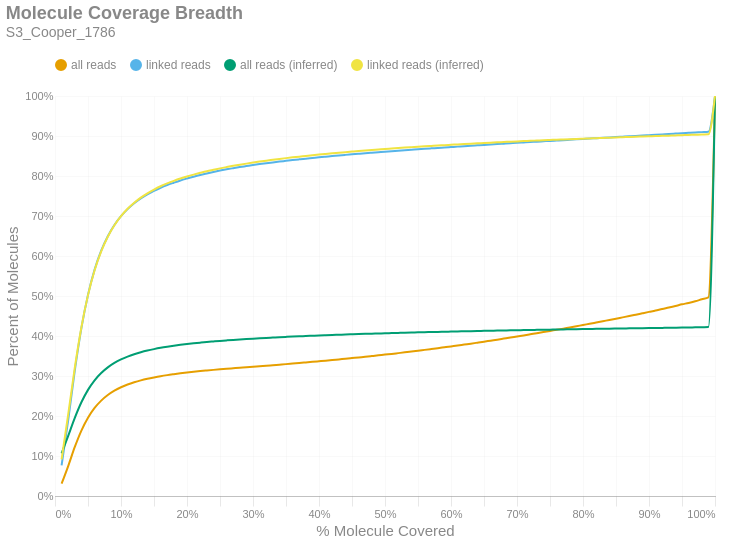

Notebook code cell kept with this figure:
### Markdown cell above
### Molecule Read Coverage
This chart shows molecule coverage breadth as computed by the number of bases aligned to that molecule. In other words, "*how much of each unique long molecule is actually sequenced/aligned?*" Keep in mind there is a distinction between sequences and alignments, since some sequences belonging to a particular molecule may not align well and wouldn't appear in the alignment data. This chart also shows molecule coverage breadth as computed by the *inferred fragment* from which the aligned sequences originate. Unlike read coverage, this calculation takes into account the total insert size, including unsequenced gaps between the forward and reverse reads. Like the previous figures, these are cumulative percents.

### Code cell
if SKIPLR:
    print_html(f"Skipped")
else:
    binned_df = consolidated_hist(valids['coverage_bp'], mask, 0.01, True)
    binned_df_inf = consolidated_hist(valids['coverage_inserts'], mask, 0.01, True)
    binned_df = binned_df.with_columns(pl.lit(binned_df_inf['all reads (cumsum)']).alias('all reads (inferred)'))
    binned_df = binned_df.with_columns(pl.lit(binned_df_inf['linked reads (cumsum)']).alias('linked reads (inferred)'))
    binned_df = binned_df.with_columns(
        (pl.col('bin').cast(pl.Float64) + 0.01).alias('right_edge')
    )

    with SafeRender(binned_df):
        (
            density_plot(binned_df, 'Molecule Coverage Breadth', samplename, 'molcov', ['all reads (inferred)','linked reads (inferred)'])
            .encode(
                #x=alt.X('bin:Q', title="% Molecule Covered").axis(format = '%').scale(padding=0),
                x=alt.X('right_edge:Q', title="% Molecule Covered").axis(format='%').scale(padding=0),
                y=alt.Y('value:Q', title='Percent of Molecules')
                    .axis(format='%')
                    .stack(False)
                    .scale(domainMin=0, padding=0),
                color=alt.Color("key:N").scale(domain = ["all reads", "linked reads", "all reads (inferred)", "linked reads (inferred)"]),
                tooltip = [
                    alt.Tooltip("key:N", title = "Data Type"),
                    alt.Tooltip("range_label:N", title="% Molecule Covered"),
                    alt.Tooltip("value:Q", format = ".2%", title="% Molecules")
                ]
            )
        ).display()

### Figure 1 — Vega-Lite specification as saved in the notebook (floating-point values rounded to 4 significant figures)
{"width": "container", "height": 400, "config": {"title": {"anchor": "start", "dy": -15, "fontSize": 18, "color": "#888888", "subtitleColor": "#888888", "subtitleFontSize": 14}, "arc": {"fill": "#0072B2"}, "axis": {"domainColor": "#888888", "domainWidth": 0.5, "gridWidth": 0.2, "grid": false, "titleFontWeight": 400, "titleFontSize": 15, "labelFontSize": 11, "labelColor": "#888888", "tickColor": "#888888", "tickWidth": 0.2, "titleColor": "#888888"}, "axisBand": {"grid": false}, "axisX": {"grid": true, "tickSize": 10, "domainCap": "round"}, "axisY": {"domain": false, "grid": true, "tickSize": 0, "domainCap": "round"}, "background": "transparent", "header": {"labelFontSize": 15, "labelColor": "#888888", "titleFontSize": 15, "titleFontWeight": 600, "titleColor": "#888888"}, "legend": {"labelFont": "sans-serif", "labelFontSize": 12, "labelColor": "#888888", "symbolSize": 100, "symbolType": "circle", "titleFontSize": 12, "titlePadding": 10, "titleColor": "#888888", "title": null, "orient": "top"}, "range": {"category": ["#E69F00", "#56B4E9", "#009E73", "#F0E442", "#0072B2", "#D55E00", "#CC79A7", "#000000"], "diverging": ["#cfe8f3", "#a2d4ec", "#73bfe2", "#46abdb", "#1696d2", "#12719e"]}, "area": {"fill": "#0072B2", "fillOpacity": 0.7, "line": true, "strokeOpacity": 0.7}, "line": {"color": "#0072B2", "stroke": "#0072B2", "strokeWidth": 2}, "trail": {"color": "#0072B2", "stroke": "#0072B2", "strokeWidth": 0, "size": 1}, "point": {"filled": true, "fillOpacity": 1.0, "size": 95}, "text": {"color": "#888888", "fontSize": 11, "align": "right", "fontWeight": 400, "size": 11}, "bar": {"fill": "#0072B2", "stroke": null}, "view": {"stroke": null, "continuousWidth": 660, "continuousHeight": 400}}, "data": {"name": "data-4527c90368d44e94589f7804f857d1ce"}, "mark": {"type": "line", "interpolate": "monotone", "point": {"opacity": 0, "size": 275}}, "encoding": {"color": {"field": "key", "scale": {"domain": ["all reads", "linked reads", "all reads (inferred)", "linked reads (inferred)"]}, "type": "nominal"}, "tooltip": [{"field": "key", "title": "Data Type", "type": "nominal"}, {"field": "range_label", "title": "% Molecule Covered", "type": "nominal"}, {"field": "value", "format": ".2%", "title": "% Molecules", "type": "quantitative"}], "x": {"axis": {"format": "%"}, "field": "right_edge", "scale": {"padding": 0}, "title": "% Molecule Covered", "type": "quantitative"}, "y": {"axis": {"format": "%"}, "field": "value", "scale": {"domainMin": 0, "padding": 0}, "stack": false, "title": "Percent of Molecules", "type": "quantitative"}}, "params": [{"name": "param_c36ac31b6afebe62", "select": {"type": "point", "fields": ["key"]}, "bind": "legend"}], "title": {"text": "Molecule Coverage Breadth", "subtitle": "S3_Cooper_1786"}, "transform": [{"fold": ["all reads (cumsum)", "linked reads (cumsum)", "all reads (inferred)", "linked reads (inferred)"]}, {"calculate": "replace(datum.key, ' (cumsum)', '')", "as": "key"}, {"filter": {"param": "param_c36ac31b6afebe62"}}], "usermeta": {"embedOptions": {"downloadFileName": "S3_Cooper_1786.molcov"}}, "$schema": "https://vega.github.io/schema/vega-lite/v6.1.0.json", "datasets": {"data-4527c90368d44e94589f7804f857d1ce": [{"bin": "0.0", "interval": "0.0-0.01", "all reads": 0.03083, "linked reads": 0.07656, "all reads (cumsum)": 0.03083, "linked reads (cumsum)": 0.07656, "range_label": "0.0-0.01", "all reads (inferred)": 0.1067, "linked reads (inferred)": 0.09134, "right_edge": 0.01}, {"bin": "0.01", "interval": "0.01-0.02", "all reads": 0.04402, "linked reads": 0.1133, "all reads (cumsum)": 0.07486, "linked reads (cumsum)": 0.1899, "range_label": "0.01-0.02", "all reads (inferred)": 0.1503, "linked reads (inferred)": 0.2038, "right_edge": 0.02}, {"bin": "0.02", "interval": "0.02-0.03", "all reads": 0.04775, "linked reads": 0.1235, "all reads (cumsum)": 0.1226, "linked reads (cumsum)": 0.3134, "range_label": "0.02-0.03", "all reads (inferred)": 0.1954, "linked reads (inferred)": 0.3207, "right_edge": 0.03}, {"bin": "0.03", "interval": "0.03-0.04", "all reads": 0.04101, "linked reads": 0.1062, "all reads (cumsum)": 0.1636, "linked reads (cumsum)": 0.4196, "range_label": "0.03-0.04", "all reads (inferred)": 0.2345, "linked reads (inferred)": 0.422, "right_edge": 0.04}, {"bin": "0.04", "interval": "0.04-0.05", "all reads": 0.03211, "linked reads": 0.08318, "all reads (cumsum)": 0.1957, "linked reads (cumsum)": 0.5028, "range_label": "0.04-0.05", "all reads (inferred)": 0.2653, "linked reads (inferred)": 0.5022, "right_edge": 0.05}, {"bin": "0.05", "interval": "0.05-0.06", "all reads": 0.02435, "linked reads": 0.06308, "all reads (cumsum)": 0.2201, "linked reads (cumsum)": 0.5659, "range_label": "0.05-0.06", "all reads (inferred)": 0.2893, "linked reads (inferred)": 0.5643, "right_edge": 0.06}, {"bin": "0.06", "interval": "0.06-0.07", "all reads": 0.01829, "linked reads": 0.04734, "all reads (cumsum)": 0.2384, "linked reads (cumsum)": 0.6132, "range_label": "0.06-0.07", "all reads (inferred)": 0.3075, "linked reads (inferred)": 0.6115, "right_edge": 0.07}, {"bin": "0.07", "interval": "0.07-0.08", "all reads": 0.01401, "linked reads": 0.0362, "all reads (cumsum)": 0.2524, "linked reads (cumsum)": 0.6494, "range_label": "0.07-0.08", "all reads (inferred)": 0.3216, "linked reads (inferred)": 0.6482, "right_edge": 0.08}, {"bin": "0.08", "interval": "0.08-0.09", "all reads": 0.01088, "linked reads": 0.02812, "all reads (cumsum)": 0.2633, "linked reads (cumsum)": 0.6775, "range_label": "0.08-0.09", "all reads (inferred)": 0.3327, "linked reads (inferred)": 0.677, "right_edge": 0.09}, {"bin": "0.09", "interval": "0.09-0.1", "all reads": 0.008555, "linked reads": 0.02207, "all reads (cumsum)": 0.2718, "linked reads (cumsum)": 0.6996, "range_label": "0.09-0.1", "all reads (inferred)": 0.3415, "linked reads (inferred)": 0.6997, "right_edge": 0.1}, {"bin": "0.1", "interval": "0.1-0.11", "all reads": 0.006826, "linked reads": 0.01756, "all reads (cumsum)": 0.2786, "linked reads (cumsum)": 0.7172, "range_label": "0.1-0.11", "all reads (inferred)": 0.3486, "linked reads (inferred)": 0.718, "right_edge": 0.11}, {"bin": "0.11", "interval": "0.11-0.12", "all reads": 0.005649, "linked reads": 0.01452, "all reads (cumsum)": 0.2843, "linked reads (cumsum)": 0.7317, "range_label": "0.11-0.12", "all reads (inferred)": 0.3544, "linked reads (inferred)": 0.733, "right_edge": 0.12}, {"bin": "0.12", "interval": "0.12-0.13", "all reads": 0.004766, "linked reads": 0.01222, "all reads (cumsum)": 0.2891, "linked reads (cumsum)": 0.7439, "range_label": "0.12-0.13", "all reads (inferred)": 0.3594, "linked reads (inferred)": 0.7459, "right_edge": 0.13}, {"bin": "0.13", "interval": "0.13-0.14", "all reads": 0.003994, "linked reads": 0.01026, "all reads (cumsum)": 0.293, "linked reads (cumsum)": 0.7542, "range_label": "0.13-0.14", "all reads (inferred)": 0.3636, "linked reads (inferred)": 0.7568, "right_edge": 0.14}, {"bin": "0.14", "interval": "0.14-0.15", "all reads": 0.003399, "linked reads": 0.008681, "all reads (cumsum)": 0.2964, "linked reads (cumsum)": 0.7628, "range_label": "0.14-0.15", "all reads (inferred)": 0.3672, "linked reads (inferred)": 0.7661, "right_edge": 0.15}, {"bin": "0.15", "interval": "0.15-0.16", "all reads": 0.003078, "linked reads": 0.007835, "all reads (cumsum)": 0.2995, "linked reads (cumsum)": 0.7707, "range_label": "0.15-0.16", "all reads (inferred)": 0.3704, "linked reads (inferred)": 0.7744, "right_edge": 0.16}, {"bin": "0.16", "interval": "0.16-0.17", "all reads": 0.002641, "linked reads": 0.006714, "all reads (cumsum)": 0.3022, "linked reads (cumsum)": 0.7774, "range_label": "0.16-0.17", "all reads (inferred)": 0.3731, "linked reads (inferred)": 0.7814, "right_edge": 0.17}, {"bin": "0.17", "interval": "0.17-0.18", "all reads": 0.002314, "linked reads": 0.005822, "all reads (cumsum)": 0.3045, "linked reads (cumsum)": 0.7832, "range_label": "0.17-0.18", "all reads (inferred)": 0.3756, "linked reads (inferred)": 0.7878, "right_edge": 0.18}, {"bin": "0.18", "interval": "0.18-0.19", "all reads": 0.002194, "linked reads": 0.005533, "all reads (cumsum)": 0.3067, "linked reads (cumsum)": 0.7887, "range_label": "0.18-0.19", "all reads (inferred)": 0.3779, "linked reads (inferred)": 0.7937, "right_edge": 0.19}, {"bin": "0.19", "interval": "0.19-0.2", "all reads": 0.001981, "linked reads": 0.004933, "all reads (cumsum)": 0.3087, "linked reads (cumsum)": 0.7937, "range_label": "0.19-0.2", "all reads (inferred)": 0.3799, "linked reads (inferred)": 0.7988, "right_edge": 0.2}, {"bin": "0.2", "interval": "0.2-0.21", "all reads": 0.001865, "linked reads": 0.004663, "all reads (cumsum)": 0.3105, "linked reads (cumsum)": 0.7983, "range_label": "0.2-0.21", "all reads (inferred)": 0.3817, "linked reads (inferred)": 0.8035, "right_edge": 0.21}, {"bin": "0.21", "interval": "0.21-0.22", "all reads": 0.001731, "linked reads": 0.004283, "all reads (cumsum)": 0.3122, "linked reads (cumsum)": 0.8026, "range_label": "0.21-0.22", "all reads (inferred)": 0.3834, "linked reads (inferred)": 0.8079, "right_edge": 0.22}, {"bin": "0.22", "interval": "0.22-0.23", "all reads": 0.001562, "linked reads": 0.003815, "all reads (cumsum)": 0.3138, "linked reads (cumsum)": 0.8064, "range_label": "0.22-0.23", "all reads (inferred)": 0.385, "linked reads (inferred)": 0.812, "right_edge": 0.23}, {"bin": "0.23", "interval": "0.23-0.24", "all reads": 0.001506, "linked reads": 0.003679, "all reads (cumsum)": 0.3153, "linked reads (cumsum)": 0.8101, "range_label": "0.23-0.24", "all reads (inferred)": 0.3864, "linked reads (inferred)": 0.8156, "right_edge": 0.24}, {"bin": "0.24", "interval": "0.24-0.25", "all reads": 0.001433, "linked reads": 0.003417, "all reads (cumsum)": 0.3168, "linked reads (cumsum)": 0.8135, "range_label": "0.24-0.25", "all reads (inferred)": 0.3878, "linked reads (inferred)": 0.8191, "right_edge": 0.25}, {"bin": "0.25", "interval": "0.25-0.26", "all reads": 0.001341, "linked reads": 0.003166, "all reads (cumsum)": 0.3181, "linked reads (cumsum)": 0.8167, "range_label": "0.25-0.26", "all reads (inferred)": 0.389, "linked reads (inferred)": 0.8223, "right_edge": 0.26}, {"bin": "0.26", "interval": "0.26-0.27", "all reads": 0.001265, "linked reads": 0.002864, "all reads (cumsum)": 0.3194, "linked reads (cumsum)": 0.8196, "range_label": "0.26-0.27", "all reads (inferred)": 0.3902, "linked reads (inferred)": 0.8254, "right_edge": 0.27}, {"bin": "0.27", "interval": "0.27-0.28", "all reads": 0.001265, "linked reads": 0.002773, "all reads (cumsum)": 0.3206, "linked reads (cumsum)": 0.8223, "range_label": "0.27-0.28", "all reads (inferred)": 0.3913, "linked reads (inferred)": 0.8282, "right_edge": 0.28}, {"bin": "0.28", "interval": "0.28-0.29", "all reads": 0.001235, "linked reads": 0.002513, "all reads (cumsum)": 0.3219, "linked reads (cumsum)": 0.8249, "range_label": "0.28-0.29", "all reads (inferred)": 0.3924, "linked reads (inferred)": 0.8309, "right_edge": 0.29}, {"bin": "0.29", "interval": "0.29-0.3", "all reads": 0.001306, "linked reads": 0.002517, "all reads (cumsum)": 0.3232, "linked reads (cumsum)": 0.8274, "range_label": "0.29-0.3", "all reads (inferred)": 0.3934, "linked reads (inferred)": 0.8335, "right_edge": 0.3}, {"bin": "0.3", "interval": "0.3-0.31", "all reads": 0.001254, "linked reads": 0.002388, "all reads (cumsum)": 0.3244, "linked reads (cumsum)": 0.8298, "range_label": "0.3-0.31", "all reads (inferred)": 0.3944, "linked reads (inferred)": 0.836, "right_edge": 0.31}, {"bin": "0.31", "interval": "0.31-0.32", "all reads": 0.001289, "linked reads": 0.002178, "all reads (cumsum)": 0.3257, "linked reads (cumsum)": 0.8319, "range_label": "0.31-0.32", "all reads (inferred)": 0.3953, "linked reads (inferred)": 0.8384, "right_edge": 0.32}, {"bin": "0.32", "interval": "0.32-0.33", "all reads": 0.00133, "linked reads": 0.002061, "all reads (cumsum)": 0.327, "linked reads (cumsum)": 0.834, "range_label": "0.32-0.33", "all reads (inferred)": 0.3961, "linked reads (inferred)": 0.8405, "right_edge": 0.33}, {"bin": "0.33", "interval": "0.33-0.34", "all reads": 0.001327, "linked reads": 0.001969, "all reads (cumsum)": 0.3284, "linked reads (cumsum)": 0.836, "range_label": "0.33-0.34", "all reads (inferred)": 0.397, "linked reads (inferred)": 0.8427, "right_edge": 0.34}, {"bin": "0.34", "interval": "0.34-0.35", "all reads": 0.00133, "linked reads": 0.001918, "all reads (cumsum)": 0.3297, "linked reads (cumsum)": 0.8379, "range_label": "0.34-0.35", "all reads (inferred)": 0.3978, "linked reads (inferred)": 0.8447, "right_edge": 0.35}, {"bin": "0.35", "interval": "0.35-0.36", "all reads": 0.001422, "linked reads": 0.001933, "all reads (cumsum)": 0.3311, "linked reads (cumsum)": 0.8398, "range_label": "0.35-0.36", "all reads (inferred)": 0.3985, "linked reads (inferred)": 0.8466, "right_edge": 0.36}, {"bin": "0.36", "interval": "0.36-0.37", "all reads": 0.001408, "linked reads": 0.001815, "all reads (cumsum)": 0.3325, "linked reads (cumsum)": 0.8416, "range_label": "0.36-0.37", "all reads (inferred)": 0.3992, "linked reads (inferred)": 0.8484, "right_edge": 0.37}, {"bin": "0.37", "interval": "0.37-0.38", "all reads": 0.001423, "linked reads": 0.001768, "all reads (cumsum)": 0.3339, "linked reads (cumsum)": 0.8434, "range_label": "0.37-0.38", "all reads (inferred)": 0.3999, "linked reads (inferred)": 0.8501, "right_edge": 0.38}, {"bin": "0.38", "interval": "0.38-0.39", "all reads": 0.001427, "linked reads": 0.001628, "all reads (cumsum)": 0.3354, "linked reads (cumsum)": 0.845, "range_label": "0.38-0.39", "all reads (inferred)": 0.4006, "linked reads (inferred)": 0.8518, "right_edge": 0.39}, {"bin": "0.39", "interval": "0.39-0.4", "all reads": 0.001471, "linked reads": 0.00165, "all reads (cumsum)": 0.3368, "linked reads (cumsum)": 0.8467, "range_label": "0.39-0.4", "all reads (inferred)": 0.4013, "linked reads (inferred)": 0.8536, "right_edge": 0.4}, {"bin": "0.4", "interval": "0.4-0.41", "all reads": 0.001478, "linked reads": 0.001552, "all reads (cumsum)": 0.3383, "linked reads (cumsum)": 0.8482, "range_label": "0.4-0.41", "all reads (inferred)": 0.4019, "linked reads (inferred)": 0.8552, "right_edge": 0.41}, {"bin": "0.41", "interval": "0.41-0.42", "all reads": 0.001539, "linked reads": 0.001519, "all reads (cumsum)": 0.3399, "linked reads (cumsum)": 0.8498, "range_label": "0.41-0.42", "all reads (inferred)": 0.4025, "linked reads (inferred)": 0.8567, "right_edge": 0.42}, {"bin": "0.42", "interval": "0.42-0.43", "all reads": 0.001649, "linked reads": 0.001625, "all reads (cumsum)": 0.3415, "linked reads (cumsum)": 0.8514, "range_label": "0.42-0.43", "all reads (inferred)": 0.4031, "linked reads (inferred)": 0.8581, "right_edge": 0.43}, {"bin": "0.43", "interval": "0.43-0.44", "all reads": 0.001598, "linked reads": 0.001443, "all reads (cumsum)": 0.3431, "linked reads (cumsum)": 0.8528, "range_label": "0.43-0.44", "all reads (inferred)": 0.4037, "linked reads (inferred)": 0.8596, "right_edge": 0.44}, {"bin": "0.44", "interval": "0.44-0.45", "all reads": 0.001669, "linked reads": 0.001366, "all reads (cumsum)": 0.3448, "linked reads (cumsum)": 0.8542, "range_label": "0.44-0.45", "all reads (inferred)": 0.4042, "linked reads (inferred)": 0.8611, "right_edge": 0.45}, {"bin": "0.45", "interval": "0.45-0.46", "all reads": 0.001685, "linked reads": 0.001383, "all reads (cumsum)": 0.3465, "linked reads (cumsum)": 0.8556, "range_label": "0.45-0.46", "all reads (inferred)": 0.4048, "linked reads (inferred)": 0.8626, "right_edge": 0.46}, {"bin": "0.46", "interval": "0.46-0.47", "all reads": 0.001645, "linked reads": 0.001363, "all reads (cumsum)": 0.3481, "linked reads (cumsum)": 0.8569, "range_label": "0.46-0.47", "all reads (inferred)": 0.4053, "linked reads (inferred)": 0.8639, "right_edge": 0.47}, {"bin": "0.47", "interval": "0.47-0.48", "all reads": 0.001733, "linked reads": 0.0013, "all reads (cumsum)": 0.3498, "linked reads (cumsum)": 0.8582, "range_label": "0.47-0.48", "all reads (inferred)": 0.4058, "linked reads (inferred)": 0.8652, "right_edge": 0.48}, {"bin": "0.48", "interval": "0.48-0.49", "all reads": 0.001764, "linked reads": 0.001284, "all reads (cumsum)": 0.3516, "linked reads (cumsum)": 0.8595, "range_label": "0.48-0.49", "all reads (inferred)": 0.4063, "linked reads (inferred)": 0.8664, "right_edge": 0.49}, {"bin": "0.49", "interval": "0.49-0.5", "all reads": 0.001881, "linked reads": 0.001305, "all reads (cumsum)": 0.3535, "linked reads (cumsum)": 0.8608, "range_label": "0.49-0.5", "all reads (inferred)": 0.4069, "linked reads (inferred)": 0.8677, "right_edge": 0.5}, {"bin": "0.5", "interval": "0.5-0.51", "all reads": 0.001735, "linked reads": 0.001197, "all reads (cumsum)": 0.3552, "linked reads (cumsum)": 0.862, "range_label": "0.5-0.51", "all reads (inferred)": 0.4073, "linked reads (inferred)": 0.8689, "right_edge": 0.51}, {"bin": "0.51", "interval": "0.51-0.52", "all reads": 0.001957, "linked reads": 0.001312, "all reads (cumsum)": 0.3572, "linked reads (cumsum)": 0.8633, "range_label": "0.51-0.52", "all reads (inferred)": 0.4078, "linked reads (inferred)": 0.87, "right_edge": 0.52}, {"bin": "0.52", "interval": "0.52-0.53", "all reads": 0.001958, "linked reads": 0.00121, "all reads (cumsum)": 0.3591, "linked reads (cumsum)": 0.8645, "range_label": "0.52-0.53", "all reads (inferred)": 0.4082, "linked reads (inferred)": 0.8712, "right_edge": 0.53}, {"bin": "0.53", "interval": "0.53-0.54", "all reads": 0.002003, "linked reads": 0.001162, "all reads (cumsum)": 0.3611, "linked reads (cumsum)": 0.8657, "range_label": "0.53-0.54", "all reads (inferred)": 0.4087, "linked reads (inferred)": 0.8722, "right_edge": 0.54}, {"bin": "0.54", "interval": "0.54-0.55", "all reads": 0.002012, "linked reads": 0.001117, "all reads (cumsum)": 0.3631, "linked reads (cumsum)": 0.8668, "range_label": "0.54-0.55", "all reads (inferred)": 0.4091, "linked reads (inferred)": 0.8732, "right_edge": 0.55}, {"bin": "0.55", "interval": "0.55-0.56", "all reads": 0.002165, "linked reads": 0.001239, "all reads (cumsum)": 0.3653, "linked reads (cumsum)": 0.8681, "range_label": "0.55-0.56", "all reads (inferred)": 0.4095, "linked reads (inferred)": 0.8743, "right_edge": 0.56}, {"bin": "0.56", "interval": "0.56-0.57", "all reads": 0.002116, "linked reads": 0.001079, "all reads (cumsum)": 0.3674, "linked reads (cumsum)": 0.8691, "range_label": "0.56-0.57", "all reads (inferred)": 0.4099, "linked reads (inferred)": 0.8753, "right_edge": 0.57}, {"bin": "0.57", "interval": "0.57-0.58", "all reads": 0.002099, "linked reads": 0.001019, "all reads (cumsum)": 0.3695, "linked reads (cumsum)": 0.8702, "range_label": "0.57-0.58", "all reads (inferred)": 0.4103, "linked reads (inferred)": 0.8763, "right_edge": 0.58}, {"bin": "0.58", "interval": "0.58-0.59", "all reads": 0.002246, "linked reads": 0.001115, "all reads (cumsum)": 0.3718, "linked reads (cumsum)": 0.8713, "range_label": "0.58-0.59", "all reads (inferred)": 0.4106, "linked reads (inferred)": 0.8771, "right_edge": 0.59}, {"bin": "0.59", "interval": "0.59-0.6", "all reads": 0.002237, "linked reads": 0.001083, "all reads (cumsum)": 0.374, "linked reads (cumsum)": 0.8724, "range_label": "0.59-0.6", "all reads (inferred)": 0.411, "linked reads (inferred)": 0.878, "right_edge": 0.6}, {"bin": "0.6", "interval": "0.6-0.61", "all reads": 0.002183, "linked reads": 0.001079, "all reads (cumsum)": 0.3762, "linked reads (cumsum)": 0.8734, "range_label": "0.6-0.61", "all reads (inferred)": 0.4114, "linked reads (inferred)": 0.879, "right_edge": 0.61}, {"bin": "0.61", "interval": "0.61-0.62", "all reads": 0.002372, "linked reads": 0.001109, "all reads (cumsum)": 0.3786, "linked reads (cumsum)": 0.8745, "range_label": "0.61-0.62", "all reads (inferred)": 0.4118, "linked reads (inferred)": 0.8799, "right_edge": 0.62}, {"bin": "0.62", "interval": "0.62-0.63", "all reads": 0.002326, "linked reads": 0.0009869, "all reads (cumsum)": 0.3809, "linked reads (cumsum)": 0.8755, "range_label": "0.62-0.63", "all reads (inferred)": 0.4121, "linked reads (inferred)": 0.8808, "right_edge": 0.63}, {"bin": "0.63", "interval": "0.63-0.64", "all reads": 0.002436, "linked reads": 0.001085, "all reads (cumsum)": 0.3833, "linked reads (cumsum)": 0.8766, "range_label": "0.63-0.64", "all reads (inferred)": 0.4125, "linked reads (inferred)": 0.8817, "right_edge": 0.64}, {"bin": "0.64", "interval": "0.64-0.65", "all reads": 0.002467, "linked reads": 0.001077, "all reads (cumsum)": 0.3858, "linked reads (cumsum)": 0.8777, "range_label": "0.64-0.65", "all reads (inferred)": 0.4128, "linked reads (inferred)": 0.8825, "right_edge": 0.65}, {"bin": "0.65", "interval": "0.65-0.66", "all reads": 0.00256, "linked reads": 0.001023, "all reads (cumsum)": 0.3884, "linked reads (cumsum)": 0.8787, "range_label": "0.65-0.66", "all reads (inferred)": 0.4132, "linked reads (inferred)": 0.8833, "right_edge": 0.66}, {"bin": "0.66", "interval": "0.66-0.67", "all reads": 0.002527, "linked reads": 0.001077, "all reads (cumsum)": 0.3909, "linked reads (cumsum)": 0.8798, "range_label": "0.66-0.67", "all reads (inferred)": 0.4135, "linked reads (inferred)": 0.8842, "right_edge": 0.67}, {"bin": "0.67", "interval": "0.67-0.68", "all reads": 0.002594, "linked reads": 0.001028, "all reads (cumsum)": 0.3935, "linked reads (cumsum)": 0.8808, "range_label": "0.67-0.68", "all reads (inferred)": 0.4138, "linked reads (inferred)": 0.885, "right_edge": 0.68}, {"bin": "0.68", "interval": "0.68-0.69", "all reads": 0.002596, "linked reads": 0.001032, "all reads (cumsum)": 0.3961, "linked reads (cumsum)": 0.8819, "range_label": "0.68-0.69", "all reads (inferred)": 0.4141, "linked reads (inferred)": 0.8858, "right_edge": 0.69}, {"bin": "0.69", "interval": "0.69-0.7", "all reads": 0.002725, "linked reads": 0.001048, "all reads (cumsum)": 0.3988, "linked reads (cumsum)": 0.8829, "range_label": "0.69-0.7", "all reads (inferred)": 0.4145, "linked reads (inferred)": 0.8865, "right_edge": 0.7}, {"bin": "0.7", "interval": "0.7-0.71", "all reads": 0.002657, "linked reads": 0.0009548, "all reads (cumsum)": 0.4015, "linked reads (cumsum)": 0.8839, "range_label": "0.7-0.71", "all reads (inferred)": 0.4148, "linked reads (inferred)": 0.8872, "right_edge": 0.71}, {"bin": "0.71", "interval": "0.71-0.72", "all reads": 0.002756, "linked reads": 0.0009533, "all reads (cumsum)": 0.4042, "linked reads (cumsum)": 0.8848, "range_label": "0.71-0.72", "all reads (inferred)": 0.4151, "linked reads (inferred)": 0.888, "right_edge": 0.72}, {"bin": "0.72", "interval": "0.72-0.73", "all reads": 0.002794, "linked reads": 0.001047, "all reads (cumsum)": 0.407, "linked reads (cumsum)": 0.8859, "range_label": "0.72-0.73", "all reads (inferred)": 0.4154, "linked reads (inferred)": 0.8887, "right_edge": 0.73}, {"bin": "0.73", "interval": "0.73-0.74", "all reads": 0.002727, "linked reads": 0.000965, "all reads (cumsum)": 0.4097, "linked reads (cumsum)": 0.8868, "range_label": "0.73-0.74", "all reads (inferred)": 0.4157, "linked reads (inferred)": 0.8895, "right_edge": 0.74}, {"bin": "0.74", "interval": "0.74-0.75", "all reads": 0.002941, "linked reads": 0.0009737, "all reads (cumsum)": 0.4127, "linked reads (cumsum)": 0.8878, "range_label": "0.74-0.75", "all reads (inferred)": 0.4159, "linked reads (inferred)": 0.8901, "right_edge": 0.75}, {"bin": "0.75", "interval": "0.75-0.76", "all reads": 0.002756, "linked reads": 0.0009388, "all reads (cumsum)": 0.4154, "linked reads (cumsum)": 0.8887, "range_label": "0.75-0.76", "all reads (inferred)": 0.4162, "linked reads (inferred)": 0.8907, "right_edge": 0.76}, {"bin": "0.76", "interval": "0.76-0.77", "all reads": 0.002945, "linked reads": 0.0009388, "all reads (cumsum)": 0.4184, "linked reads (cumsum)": 0.8897, "range_label": "0.76-0.77", "all reads (inferred)": 0.4165, "linked reads (inferred)": 0.8914, "right_edge": 0.77}, {"bin": "0.77", "interval": "0.77-0.78", "all reads": 0.003003, "linked reads": 0.00102, "all reads (cumsum)": 0.4214, "linked reads (cumsum)": 0.8907, "range_label": "0.77-0.78", "all reads (inferred)": 0.4168, "linked reads (inferred)": 0.8921, "right_edge": 0.78}, {"bin": "0.78", "interval": "0.78-0.79", "all reads": 0.002956, "linked reads": 0.0009912, "all reads (cumsum)": 0.4243, "linked reads (cumsum)": 0.8917, "range_label": "0.78-0.79", "all reads (inferred)": 0.417, "linked reads (inferred)": 0.8928, "right_edge": 0.79}, {"bin": "0.79", "interval": "0.79-0.8", "all reads": 0.003208, "linked reads": 0.0009402, "all reads (cumsum)": 0.4275, "linked reads (cumsum)": 0.8926, "range_label": "0.79-0.8", "all reads (inferred)": 0.4173, "linked reads (inferred)": 0.8934, "right_edge": 0.8}, {"bin": "0.8", "interval": "0.8-0.81", "all reads": 0.002979, "linked reads": 0.0008746, "all reads (cumsum)": 0.4305, "linked reads (cumsum)": 0.8935, "range_label": "0.8-0.81", "all reads (inferred)": 0.4176, "linked reads (inferred)": 0.894, "right_edge": 0.81}, {"bin": "0.81", "interval": "0.81-0.82", "all reads": 0.003193, "linked reads": 0.001025, "all reads (cumsum)": 0.4337, "linked reads (cumsum)": 0.8945, "range_label": "0.81-0.82", "all reads (inferred)": 0.4178, "linked reads (inferred)": 0.8947, "right_edge": 0.82}, {"bin": "0.82", "interval": "0.82-0.83", "all reads": 0.003205, "linked reads": 0.001001, "all reads (cumsum)": 0.4369, "linked reads (cumsum)": 0.8955, "range_label": "0.82-0.83", "all reads (inferred)": 0.4181, "linked reads (inferred)": 0.8952, "right_edge": 0.83}, {"bin": "0.83", "interval": "0.83-0.84", "all reads": 0.003159, "linked reads": 0.0009242, "all reads (cumsum)": 0.4401, "linked reads (cumsum)": 0.8964, "range_label": "0.83-0.84", "all reads (inferred)": 0.4183, "linked reads (inferred)": 0.8959, "right_edge": 0.84}, {"bin": "0.84", "interval": "0.84-0.85", "all reads": 0.00322, "linked reads": 0.000863, "all reads (cumsum)": 0.4433, "linked reads (cumsum)": 0.8973, "range_label": "0.84-0.85", "all reads (inferred)": 0.4186, "linked reads (inferred)": 0.8965, "right_edge": 0.85}, {"bin": "0.85", "interval": "0.85-0.86", "all reads": 0.003287, "linked reads": 0.0009388, "all reads (cumsum)": 0.4466, "linked reads (cumsum)": 0.8982, "range_label": "0.85-0.86", "all reads (inferred)": 0.4188, "linked reads (inferred)": 0.897, "right_edge": 0.86}, {"bin": "0.86", "interval": "0.86-0.87", "all reads": 0.003263, "linked reads": 0.0009431, "all reads (cumsum)": 0.4498, "linked reads (cumsum)": 0.8992, "range_label": "0.86-0.87", "all reads (inferred)": 0.4191, "linked reads (inferred)": 0.8977, "right_edge": 0.87}, {"bin": "0.87", "interval": "0.87-0.88", "all reads": 0.003458, "linked reads": 0.0009723, "all reads (cumsum)": 0.4533, "linked reads (cumsum)": 0.9002, "range_label": "0.87-0.88", "all reads (inferred)": 0.4193, "linked reads (inferred)": 0.8982, "right_edge": 0.88}, {"bin": "0.88", "interval": "0.88-0.89", "all reads": 0.00349, "linked reads": 0.001042, "all reads (cumsum)": 0.4568, "linked reads (cumsum)": 0.9012, "range_label": "0.88-0.89", "all reads (inferred)": 0.4196, "linked reads (inferred)": 0.8987, "right_edge": 0.89}, {"bin": "0.89", "interval": "0.89-0.9", "all reads": 0.003472, "linked reads": 0.0009286, "all reads (cumsum)": 0.4603, "linked reads (cumsum)": 0.9021, "range_label": "0.89-0.9", "all reads (inferred)": 0.4198, "linked reads (inferred)": 0.8993, "right_edge": 0.9}, {"bin": "0.9", "interval": "0.9-0.91", "all reads": 0.003434, "linked reads": 0.0009242, "all reads (cumsum)": 0.4637, "linked reads (cumsum)": 0.9031, "range_label": "0.9-0.91", "all reads (inferred)": 0.42, "linked reads (inferred)": 0.8998, "right_edge": 0.91}, {"bin": "0.91", "interval": "0.91-0.92", "all reads": 0.003936, "linked reads": 0.001003, "all reads (cumsum)": 0.4676, "linked reads (cumsum)": 0.9041, "range_label": "0.91-0.92", "all reads (inferred)": 0.4203, "linked reads (inferred)": 0.9003, "right_edge": 0.92}, {"bin": "0.92", "interval": "0.92-0.93", "all reads": 0.003527, "linked reads": 0.001042, "all reads (cumsum)": 0.4712, "linked reads (cumsum)": 0.9051, "range_label": "0.92-0.93", "all reads (inferred)": 0.4205, "linked reads (inferred)": 0.9009, "right_edge": 0.93}, {"bin": "0.93", "interval": "0.93-0.94", "all reads": 0.003791, "linked reads": 0.0009023, "all reads (cumsum)": 0.475, "linked reads (cumsum)": 0.906, "range_label": "0.93-0.94", "all reads (inferred)": 0.4208, "linked reads (inferred)": 0.9015, "right_edge": 0.94}, {"bin": "0.94", "interval": "0.94-0.95", "all reads": 0.004208, "linked reads": 0.0008761, "all reads (cumsum)": 0.4792, "linked reads (cumsum)": 0.9069, "range_label": "0.94-0.95", "all reads (inferred)": 0.421, "linked reads (inferred)": 0.902, "right_edge": 0.95}, {"bin": "0.95", "interval": "0.95-0.96", "all reads": 0.003571, "linked reads": 0.0009665, "all reads (cumsum)": 0.4827, "linked reads (cumsum)": 0.9078, "range_label": "0.95-0.96", "all reads (inferred)": 0.4214, "linked reads (inferred)": 0.9026, "right_edge": 0.96}, {"bin": "0.96", "interval": "0.96-0.97", "all reads": 0.004219, "linked reads": 0.0009533, "all reads (cumsum)": 0.4869, "linked reads (cumsum)": 0.9088, "range_label": "0.96-0.97", "all reads (inferred)": 0.4216, "linked reads (inferred)": 0.9031, "right_edge": 0.97}, {"bin": "0.97", "interval": "0.97-0.98", "all reads": 0.004723, "linked reads": 0.0008834, "all reads (cumsum)": 0.4917, "linked reads (cumsum)": 0.9097, "range_label": "0.97-0.98", "all reads (inferred)": 0.4219, "linked reads (inferred)": 0.9037, "right_edge": 0.98}, {"bin": "0.98", "interval": "0.98-0.99", "all reads": 0.004595, "linked reads": 0.0009883, "all reads (cumsum)": 0.4963, "linked reads (cumsum)": 0.9107, "range_label": "0.98-0.99", "all reads (inferred)": 0.4222, "linked reads (inferred)": 0.9041, "right_edge": 0.99}, {"bin": "0.99", "interval": "0.99-1.0", "all reads": 0.5037, "linked reads": 0.08933, "all reads (cumsum)": 1.0, "linked reads (cumsum)": 1.0, "range_label": "0.99-1.0", "all reads (inferred)": 1.0, "linked reads (inferred)": 1.0, "right_edge": 1.0}]}}
